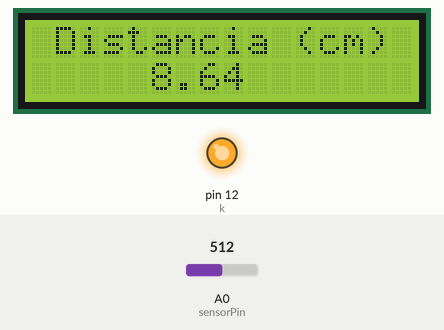
This sketch was run on a simulated Arduino Uno, built with avr-gcc and run on an emulated ATmega328P. On the bench: 16×2 character LCD, output pins drawn as LEDs (lit = HIGH). Inputs (shaded band) come from the test bench; at power-on: A0 (sensorPin) = 512.

Above: at 4.2 s.
4.3 s: A0 (sensorPin) set to 0
At 5.0 s:
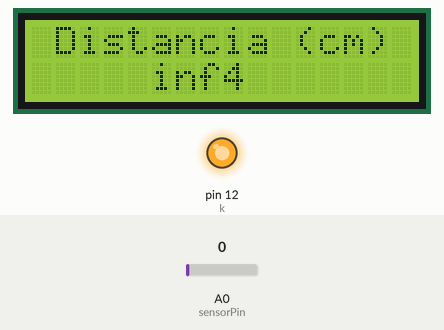
6.1 s: A0 (sensorPin) set to 122
At 6.9 s:
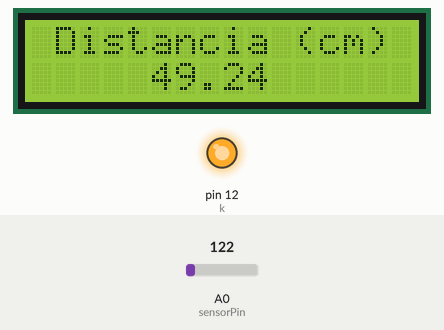
7.6 s: A0 (sensorPin) set to 306
At 9.1 s:
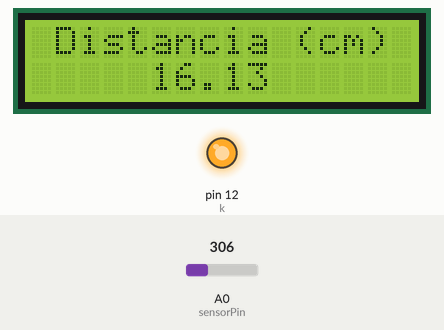
Timing chart, 0 to 10.6 s (numbered marks = the images above; inputs shaded):
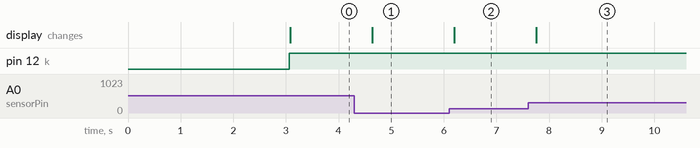

The sketch:

LCD_Sharp.ino
```cpp
#include <Wire.h>
#include <LiquidCrystal_I2C.h>
LiquidCrystal_I2C lcd (0x27, 16, 2);
int k=12;

int sensorPin = 0;
int sensorRead=0;
double dist=0;


void setup(){
  Wire.begin();
  lcd.begin(16, 2);

  lcd.clear();

lcd.backlight();
//  lcd.setCursor(2,0);
//  lcd.print("!Hola!");

pinMode(k,OUTPUT);
delay(3000);
}

void loop(){
digitalWrite(k,HIGH);
sensorRead = analogRead(sensorPin);
dist = pow(3027.4/sensorRead, 1.2134);

  lcd.setCursor(1, 0);
  lcd.print("Distancia (cm)");

  lcd.setCursor(5, 1);
  lcd.print(dist);
  //lcd.noBacklight();

  delay(500);
}
```

Measured:
- after the input at 4.3 s, the display: changes after 0.34 s (image 1)
- after the input at 6.1 s, the display: changes after 0.10 s (image 2)
- after the input at 7.6 s, the display: changes after 0.16 s (image 3)
